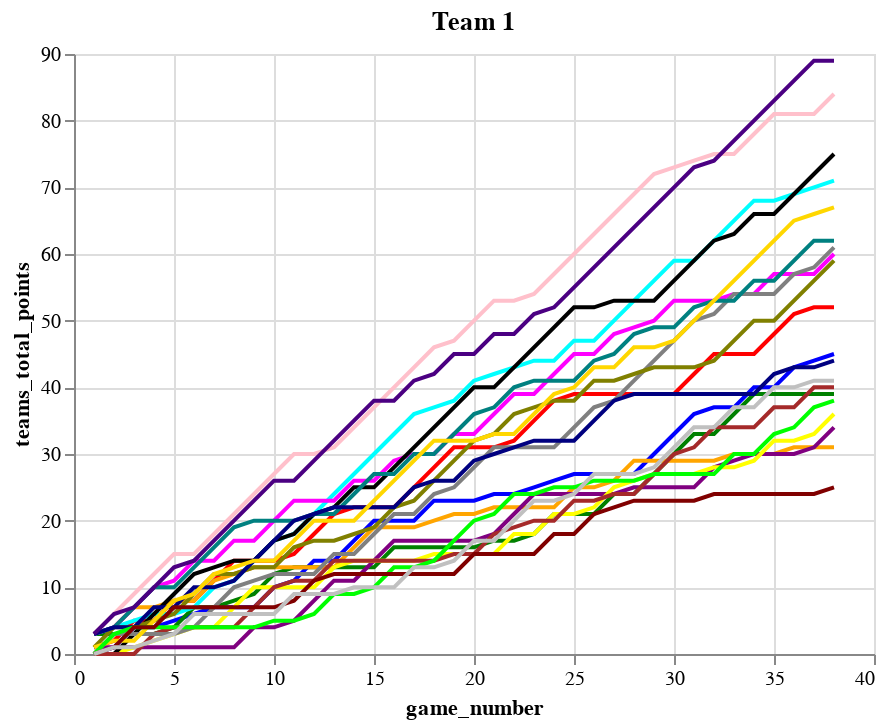

Notebook code for this chart:
### Markdown cell above
Now I try to combine all the 20 lines in one single chart using layer method. I use different colors representing different teams and add tooltip showing game number and points after each game. Each line represents the cumulative points for a teams through the season.

### Code cell
layers = []  # List to store the individual line layers

# Define a list of colors for differentiating teams
colors = ['blue', 'red', 'green', 'orange', 'purple', 'cyan', 'magenta', 'yellow', 'black', 'brown', 'pink', 'gray', 'olive', 'teal', 'navy', 'gold', 'indigo', 'lime', 'maroon', 'silver']

for i, df_sub in enumerate(dataframes):
    team_color = alt.Color(value=colors[i % len(colors)])  # Assign a unique color for each team
    tooltip = [alt.Tooltip("game_number:N"), alt.Tooltip("teams_total_points:Q")]  # Add tooltips for game_number and teams_total_points
    
    layer = alt.Chart(df_sub).mark_line().encode(
        x='game_number',
        y='teams_total_points',
        color=team_color,
        tooltip=tooltip
    ).properties(
        title=f"Team {i+1}"
    )
    
    layers.append(layer)

combined_chart = alt.layer(*layers)  # Combine all the line layers into one chart

combined_chart
